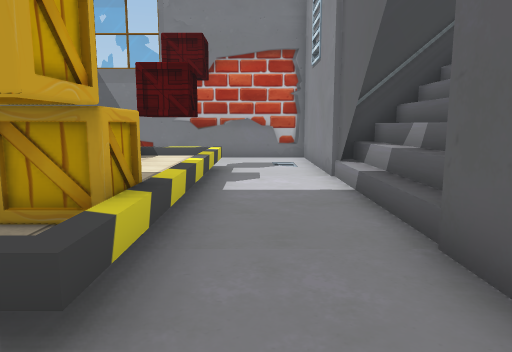
[1] (above)

13 first-person views from a walk through a scene from a Unity 3-D project. The camera is 1.2 m above the floor, tilts 8° down and sees 70° across. The floor is counted in squares, 1 m on a side. Each view is taken from the middle of a square. On the plan, view 1 faces up. The plan holds only what a view shows up to about 15 squares ahead; the rest is blank. Some surface patterns are stand-ins.

[2]
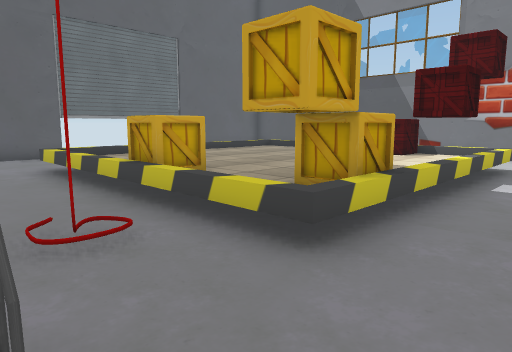

[3]
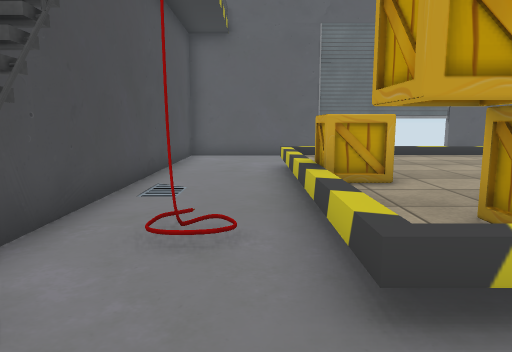

[4]
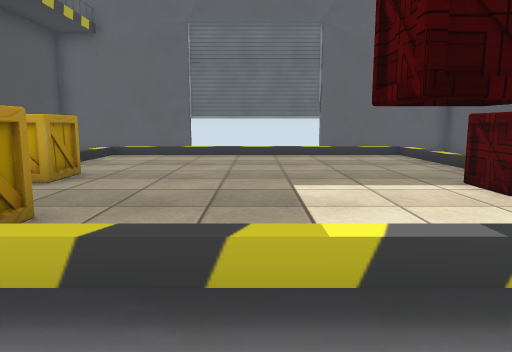

[5]
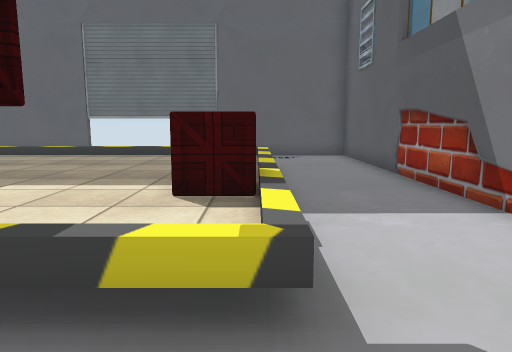

[6]
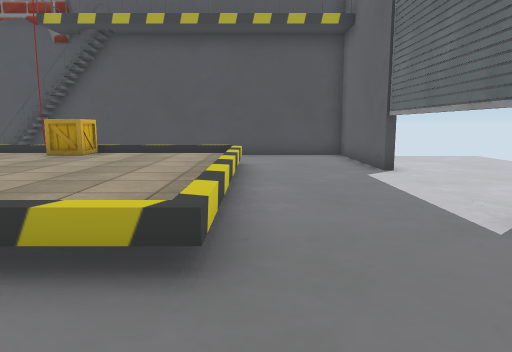

[7]
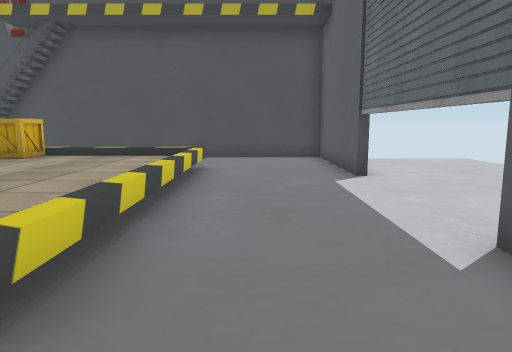

[8]
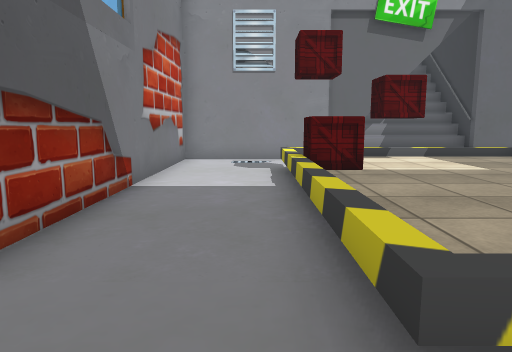

[9]
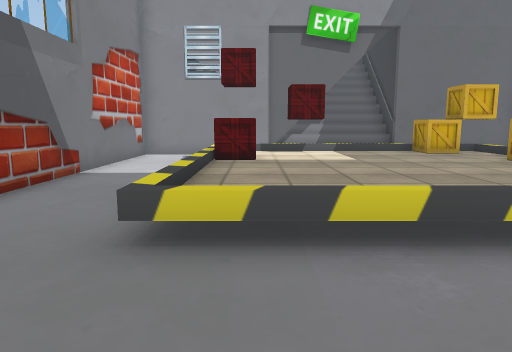

[10]
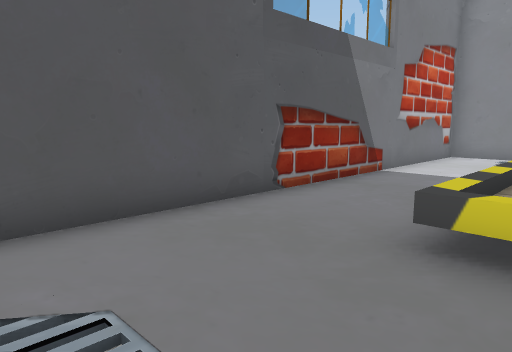

[11]
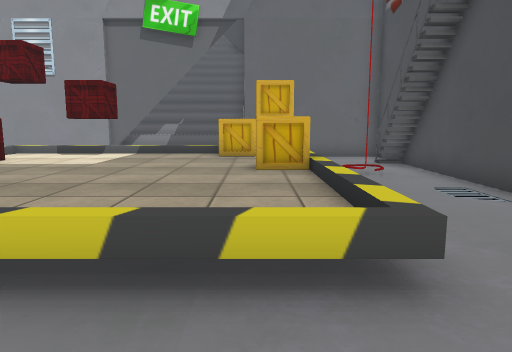

[12]
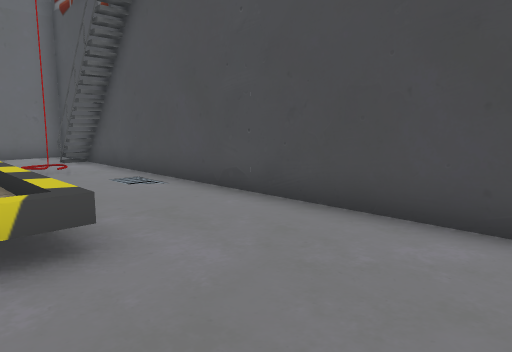

[13]
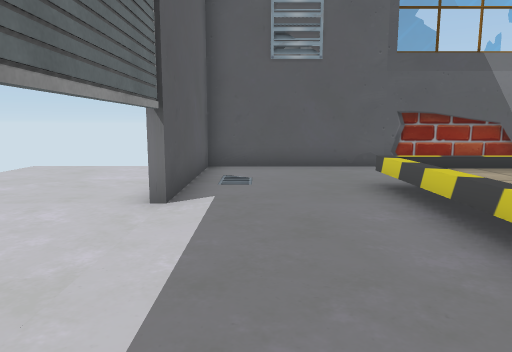

### Floor plan
Key: @ floor where view 1 was taken; # wall or solid block; x gap in a wall; . floor; / step, stairs or slope; = window, fence, low wall or low ledge; ^ raised ledge; v drop or lower ground; O other object.
Columns run from 14 left of view 1 to 5 right of it. Each row starts with its distance up from view 1.
 14 #################
 13 #...............#
 12 #...............#
 11 #..............v#
 10 #....^^^^^OO^^..#
  9 #....^^^^^OO^^..####
  8 #....^^^^^^^Ox..#//
  7 #....^^^^^^^Ox..=//
  6 #....^^^^^^^^^..//
  5 #....^^^^^^^^^..//
  4 #....^^^^^^^O#..///
  3 #....^^^^OO^O#..####
  2 #....^^^^O.^O#..#
  1 #...............#
  0 #..........#..@.#
 -1 #...........#^=.#
 -2 #################

Where each view was taken, in squares from view 1:
view 1: 0 up, 0 right, facing up
view 2: 1 down, 1 right, facing up-left
view 3: 1 up, 1 right, facing left
view 4: 6 up, 1 right, facing left
view 5: 10 up, 1 right, facing left
view 6: 13 up, 10 left, facing down
view 7: 12 up, 11 left, facing down
view 8: 11 up, 11 left, facing right
view 9: 9 up, 13 left, facing right
view 10: 9 up, 13 left, facing up-right
view 11: 3 up, 12 left, facing right
view 12: 3 up, 13 left, facing down-right
view 13: 3 up, 12 left, facing up
